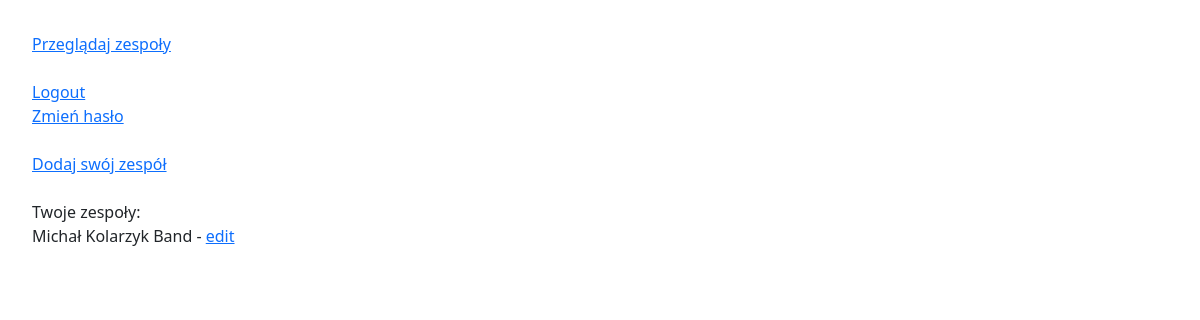
Page /dashboard/ (signed in) on the earlier database version.
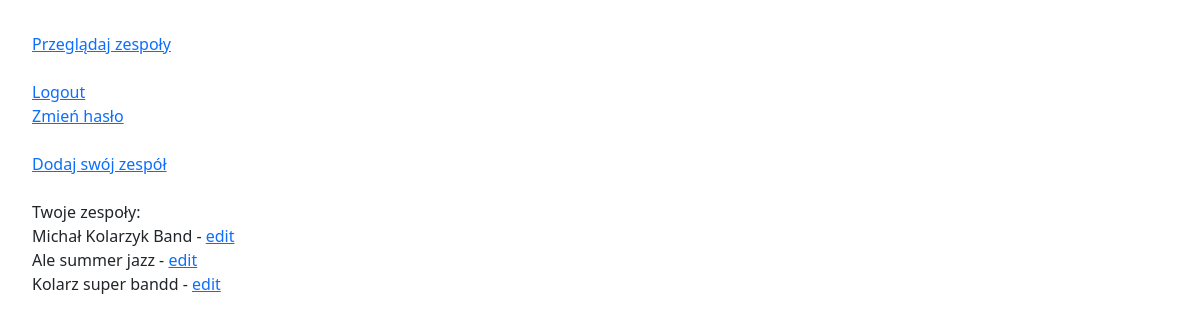
Same page on the later database version.
### garage_online/models.py (models this page shows, shortened)
class Band(models.Model):
    name = models.CharField(max_length=100, null=False, blank=False)
    contact_email = models.EmailField(null=True, blank=True)
    show_contact_email = models.BooleanField(default=True)
    short_desc = models.TextField(max_length=150, null=False, blank=False)
    long_desc = models.TextField(null=False, blank=False)
    genre = models.PositiveSmallIntegerField(choices=choices.get_genres(), default=0)
    image = models.ImageField(upload_to='bands_photos', null=False, blank=False)
    country = models.CharField(max_length=2, choices=choices.get_countries(), default='PL')
    city = models.CharField(max_length=50, null=False, blank=False)
    is_active = models.BooleanField(default=True)
    tags = models.CharField(max_length=100, null=True, blank=True)
    add_2db_date = models.DateField(auto_now_add=True)
    user = models.ManyToManyField(User, related_name='bands')

### garage_online/views.py (the view)
# urls.py: path('dashboard/', views.dashboard, name='dashboard'),
def dashboard(request):
    bands = Band.objects.filter(user=request.user) if request.user.is_authenticated else None
    return render(request, 'garage_online/dashboard.html', {'bands': bands})

### garage_online/templates/garage_online/dashboard.html (shortened to what this page needs)
{% extends 'base.html' %}
{% block body %}
    <a href="{% url 'all_bands' %}">Przeglądaj zespoły</a><br>
    <br>
    <a href="{% url 'logout' %}">Logout</a><br>
    <a href="{% url 'password_change' %}">Zmień hasło</a><br>
    <br>
    <a href="{% url 'new_band' %}">Dodaj swój zespół</a><br>
    <br>
    Twoje zespoły:<br>
    {% if bands|length == 0 %}
        Nie dodałeś jeszcze żadnego zespołu
    {% else %}
        {% for band in bands %}
            {{ band.name }} - <a href="{% url 'edit_band' band.name %}">edit</a> <br>
        {% endfor %}
    {% endif %}
{% endblock %}

### garage_online/templates/base.html (shortened to what this page needs)
{% load static %}
<!doctype html>
<html lang="en">
<head>
    <link href="https://cdn.jsdelivr.net/npm/bootstrap@5.2.0-beta1/dist/css/bootstrap.min.css" rel="stylesheet">
    <link rel="stylesheet" href="{% static 'garage_online.css' %}">
</head>
<body>
    {% block body %}{% endblock %}
</body>
</html>

### garage_online/static/garage_online.css (style rules this page uses)
body { padding: 2rem; }

Differences in the rows shown:
added Band: name "Ale summer jazz"
added Band: name "Kolarz super bandd"
